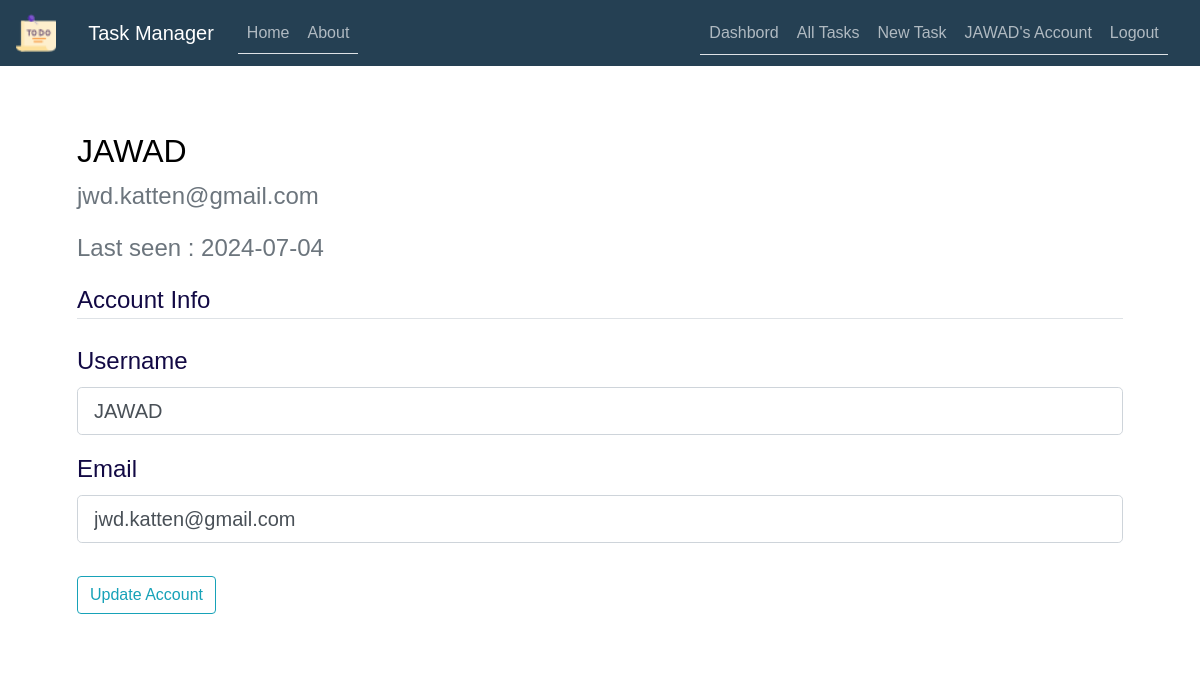
Page /account (signed in) on the committed database.
### TaskManager/models.py (models this page shows, shortened)
class User(db.Model, UserMixin):
    id = db.Column(db.Integer, primary_key=True)
    username = db.Column(db.String(50), unique=True, nullable=False)
    email = db.Column(db.String(100), unique=True, nullable=False)
    password = db.Column(db.String(255), nullable=False)
    date_joined = db.Column(db.DateTime, default=datetime.now)
    last_login = db.Column(db.DateTime, default=datetime.now)
    tasks = db.relationship('Task', backref='user', lazy=True)
    task_collaborators = db.relationship('TaskCollaborator', backref='user', lazy=True)

### TaskManager/routes.py (the view)
@app.route("/account", methods=['GET', 'POST'])
@login_required
def account():
    form = UpdateAccountForm()
    if form.validate_on_submit():
        current_user.username = form.username.data
        current_user.email = form.email.data
        current_user.last_login = datetime.utcnow()
        db.session.add(current_user)
        db.session.commit()
        flash('Your account has been updated!', 'success')
        return redirect(url_for('account'))
    elif request.method == 'GET':
        if current_user.is_authenticated:
            form.username.data = current_user.username
            form.email.data = current_user.email
    return render_template('account.html', title='Account', form=form)

### TaskManager/forms.py (shortened to what this page needs)
class UpdateAccountForm(FlaskForm):
    username = StringField('Username',
                           validators=[DataRequired(), Length(min=2, max=50)])
    email = StringField('Email',
                        validators=[DataRequired(), Email()])
    submit = SubmitField('Update Account')

### TaskManager/models.py (called while the page is built)
@login_manager.user_loader
def load_user(user_id):
    return User.query.get(int(user_id))

### TaskManager/templates/account.html (shortened to what this page needs)
{% extends "layout.html" %}
{% block content %}
    <div class="content-section">
        <div class="media">
            <div class="media-body">
                <h2 class="account-heading">{{ current_user.username }}</h2>
                <p class="text-secondary">{{ current_user.email }}</p>
                {% if current_user.last_login != None %}
                <p class="text-secondary">Last seen : {{ current_user.last_login.strftime('%Y-%m-%d') }}</p>
                {% else %}
                <p class="text-secondary">Last seen : **** </p>
                {% endif %}
            </div>
        </div>
        <form method="POST" action="" enctype="multipart/form-data">
            <fieldset class="form-group">
                <legend class="border-bottom mb-4">Account Info</legend>
                <div class="form-group">
                    {{ form.username.label(class="form-control-label") }}
                    {% if form.username.errors %}
                        {{ form.username(class="form-control form-control-lg is-invalid") }}
                        <div class="invalid-feedback">
                            {% for error in form.username.errors %}
                                <span>{{ error }}</span>
                            {% endfor %}
                        </div>
                    {% else %}
                        {{ form.username(class="form-control form-control-lg") }}
                    {% endif %}
                </div>
                <div class="form-group">
                    {{ form.email.label(class="form-control-label") }}
                    {% if form.email.errors %}
                        {{ form.email(class="form-control form-control-lg is-invalid") }}
                        <div class="invalid-feedback">
                            {% for error in form.email.errors %}
                                <span>{{ error }}</span>
                            {% endfor %}
                        </div>
                    {% else %}
                        {{ form.email(class="form-control form-control-lg") }}
                    {% endif %}
                </div>
            </fieldset>
            <div class="form-group">
                {{ form.submit(class="btn btn-outline-info") }}
            </div>
        </form>
    </div>
{% endblock content %}

### TaskManager/templates/layout.html (shortened to what this page needs)
<!DOCTYPE html>
<html>
<head>
    <link rel="stylesheet" href="https://maxcdn.bootstrapcdn.com/bootstrap/4.0.0/css/bootstrap.min.css">
    <link rel="stylesheet" type="text/css" href="{{ url_for('static', filename='main.css') }}">
</head>
<body>
    <header class="site-header">
      <nav class="navbar navbar-expand-md navbar-dark bg-steel fixed-top">
        <a class="navbar-brand" href="#">
          <img src="{{ url_for('static', filename='tache3.png') }}" alt="Logo" style="width:40px;">
        </a>
        <div class="container">
          <a class="navbar-brand mr-4" href="/">Task Manager</a>
          <div class="collapse navbar-collapse" id="navbarToggle">
            <div class="nav nav-tabs mr-auto navbar-nav">
              <a class="nav-item nav-link" href="{{ url_for('home') }}">Home</a>
              <a class="nav-item nav-link" href="{{ url_for('about') }}">About</a>
            </div>
            <div class="nav nav-tabs">
              <div class="navbar-nav">
                {% if current_user.is_authenticated %}
                <a class="nav-link" href="{{ url_for('dashbord') }}">Dashbord</a>
                  <a class="nav-link" href="{{ url_for('all_tasks') }}"> All Tasks </a>
                  <a class="nav-link" href="{{ url_for('new_task') }}">New Task</a>
                  <a class="nav-link" href="{{ url_for('account') }}">{{ current_user.username }}'s Account</a>
                  <a class="nav-link" href="{{ url_for('logout') }}">Logout</a>
                {% else %}
                  <a class="nav-item nav-link" href="{{ url_for('login') }}">Login</a>
                  <a class="nav-item nav-link" href="{{ url_for('register') }}">Register</a>
                {% endif %}
              </div>
            </div>
          </div>
        </div>
      </nav>
    </header>
    <main role="main" class="container">
      <div class="row">
        <div class="col-md-12">
          {% block content %}{% endblock %}
        </div>
      </div>
    </main>
  </body>
</html>

### TaskManager/static/main.css (style rules this page uses)
body { width: 100%; height: 100vh; font-family: Arial, sans-serif; background-image: url('my-main.jpg'); background-position: center; background-size: cover; background-attachment: fixed; position: relative; margin-top: 5rem; color: #000000; }
h1, h2, h3, h4, h5, h6 { color: #000000; }
.bg-steel { background-color: #254053; color: #000000; }
.container { width: 95%; max-width: 1400px; margin: 0 auto; }
.content-section { background: rgba(255, 255, 255, 0.8); padding: 2rem; border-radius: 8px; margin-top: 20px; color: #120944; font-size: 1.5rem; }
.site-header .navbar-nav .nav-link { color: #fdfeffa4; }

### rows in the picture
User: username "JAWAD", email "jwd.katten@gmail.com", last_login "2024-07-04"
